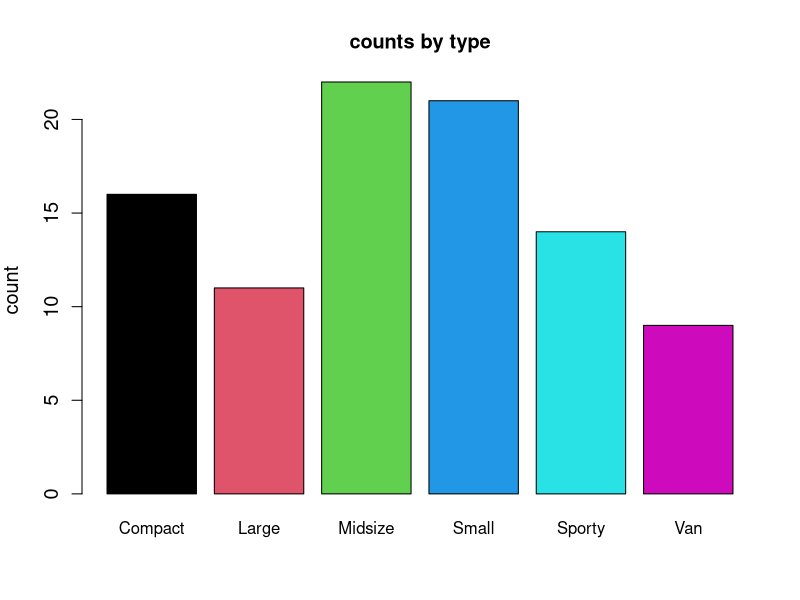
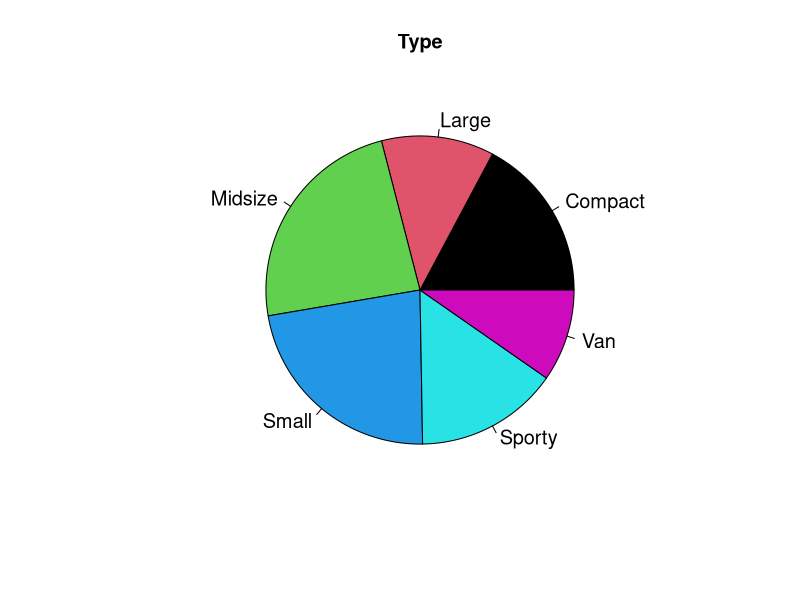
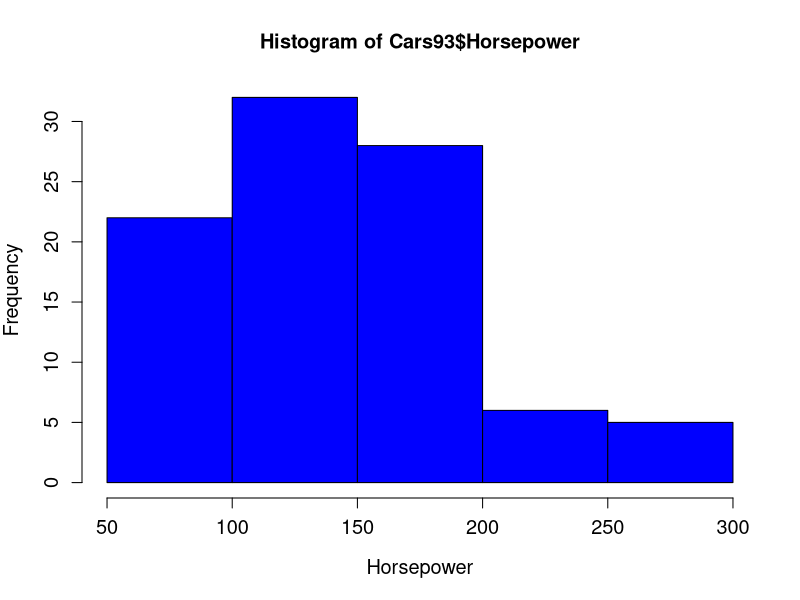
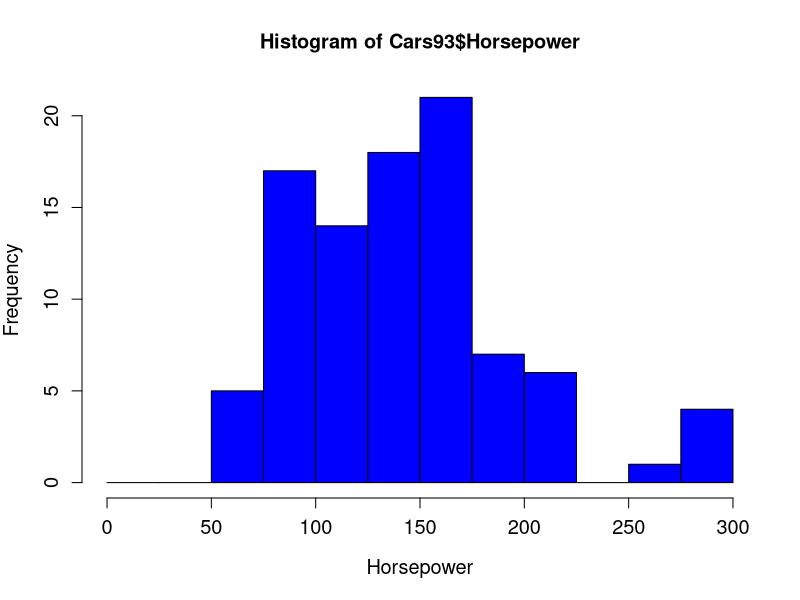
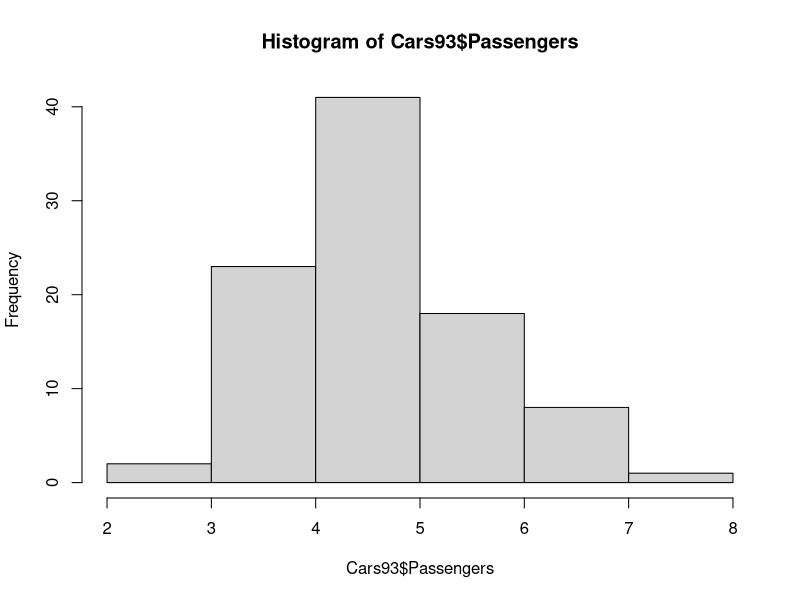
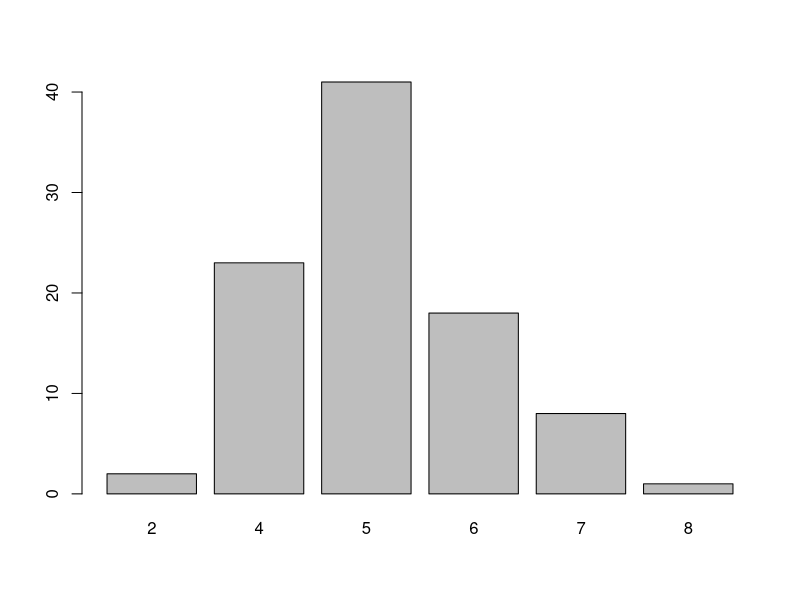
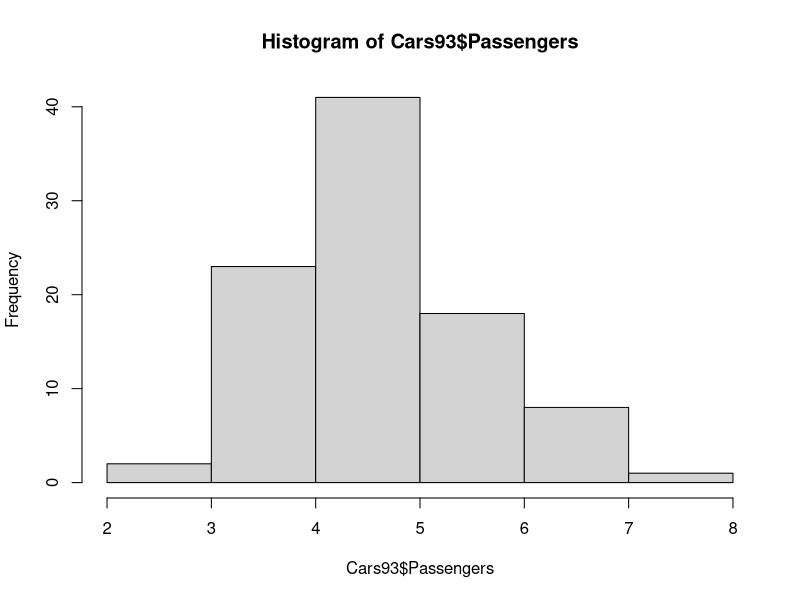
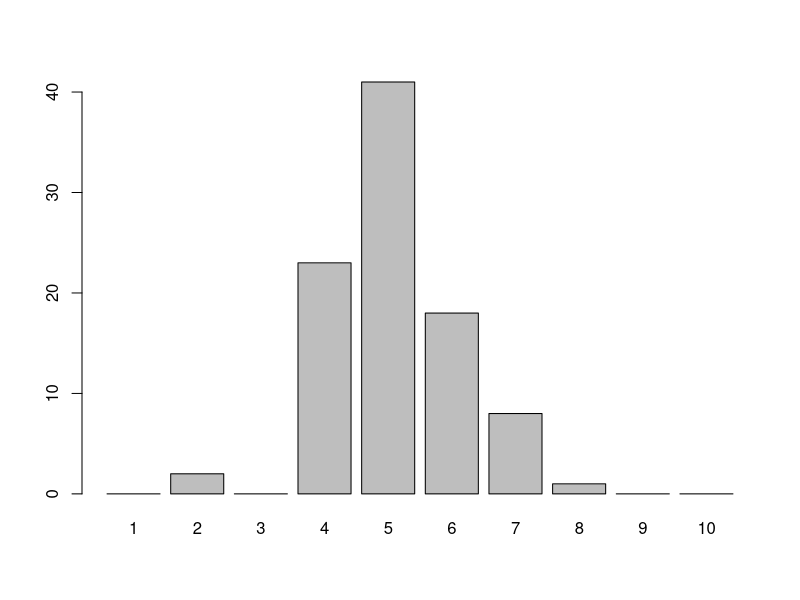

Reproduce these figures in R, in order.
## ---- chunk 1
# Your code goes here
## ---- chunk 2
library(MASS)
data(Cars93)
## ---- chunk 3
head(Cars93)
## ---- chunk 4
round(table(Cars93$Type)/nrow(Cars93),3)
## ---- chunk 5
barplot(table(Cars93$Type),ylab = 'count' ,col = 1:6, main = 'counts by type',cex.axis = 1.2,cex.lab=1.2)
## ---- chunk 6
pie(table(Cars93$Type),main = "Type",col=c(1:9), cex=1.2)
## ---- chunk 7
table(Cars93$Type)
## ---- chunk 8
hist(Cars93$Horsepower,cex.lab=1.2, cex.lab=1.2,cex.axis=1.2,col="blue",xlab = "Horsepower")
## ---- chunk 9
hist(Cars93$Horsepower, cex.lab=1.2, cex.axis=1.2, col="blue" ,xlab="Horsepower", breaks=seq(0,300,25))
## ---- chunk 10
sqrt(nrow(Cars93))
## ---- chunk 11
hist(Cars93$Passengers)
barplot(table(Cars93$Passengers))
## ---- chunk 12
hist(Cars93$Passengers)
barplot(table(factor(Cars93$Passengers,1:10)))
## ---- chunk 13
hist(Cars93$Length, cex.lab=1.2, cex.axis=1.2, xlab ="Length")
## ---- chunk 14
mean(Cars93$Length)
median(Cars93$Length)
